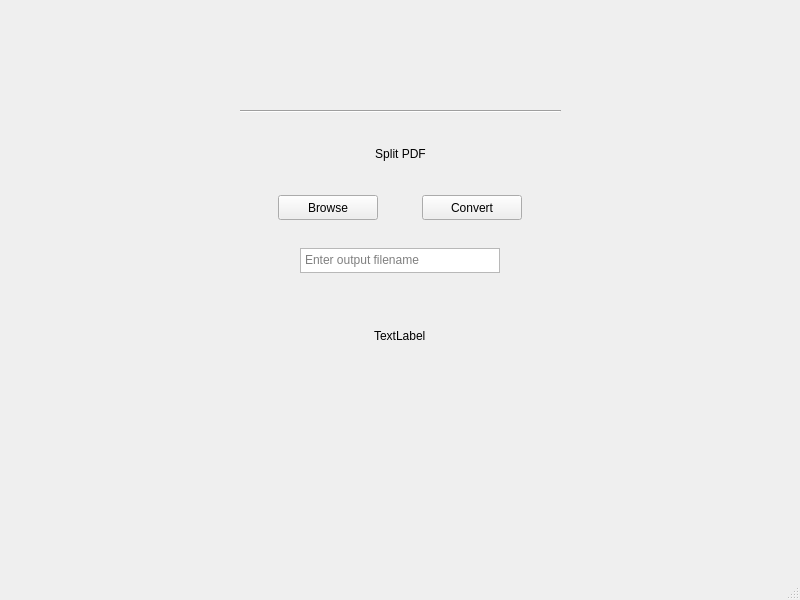
<?xml version="1.0" encoding="UTF-8"?>
<ui version="4.0">
 <class>Converter</class>
 <widget class="QMainWindow" name="Converter">
  <property name="geometry">
   <rect>
    <x>0</x>
    <y>0</y>
    <width>800</width>
    <height>600</height>
   </rect>
  </property>
  <property name="windowTitle">
   <string>MainWindow</string>
  </property>
  <widget class="QWidget" name="centralwidget">
   <widget class="QWidget" name="verticalLayoutWidget_2">
    <property name="geometry">
     <rect>
      <x>240</x>
      <y>110</y>
      <width>321</width>
      <height>261</height>
     </rect>
    </property>
    <layout class="QVBoxLayout" name="verticalLayout_2">
     <item>
      <widget class="Line" name="line">
       <property name="orientation">
        <enum>Qt::Horizontal</enum>
       </property>
      </widget>
     </item>
     <item alignment="Qt::AlignVCenter">
      <widget class="QLabel" name="label">
       <property name="text">
        <string>Split PDF</string>
       </property>
       <property name="alignment">
        <set>Qt::AlignHCenter|Qt::AlignTop</set>
       </property>
      </widget>
     </item>
     <item>
      <layout class="QHBoxLayout" name="horizontalLayout">
       <item>
        <widget class="QPushButton" name="pb_browse">
         <property name="minimumSize">
          <size>
           <width>100</width>
           <height>25</height>
          </size>
         </property>
         <property name="maximumSize">
          <size>
           <width>100</width>
           <height>25</height>
          </size>
         </property>
         <property name="text">
          <string>Browse</string>
         </property>
        </widget>
       </item>
       <item>
        <widget class="QPushButton" name="pb_convert">
         <property name="minimumSize">
          <size>
           <width>100</width>
           <height>25</height>
          </size>
         </property>
         <property name="maximumSize">
          <size>
           <width>100</width>
           <height>25</height>
          </size>
         </property>
         <property name="text">
          <string>Convert</string>
         </property>
        </widget>
       </item>
      </layout>
     </item>
     <item alignment="Qt::AlignHCenter|Qt::AlignVCenter">
      <widget class="QPlainTextEdit" name="plainTextEdit">
       <property name="maximumSize">
        <size>
         <width>200</width>
         <height>25</height>
        </size>
       </property>
       <property name="verticalScrollBarPolicy">
        <enum>Qt::ScrollBarAlwaysOff</enum>
       </property>
       <property name="horizontalScrollBarPolicy">
        <enum>Qt::ScrollBarAlwaysOff</enum>
       </property>
       <property name="placeholderText">
        <string>Enter output filename</string>
       </property>
      </widget>
     </item>
     <item alignment="Qt::AlignHCenter|Qt::AlignVCenter">
      <widget class="QLabel" name="lb_work_done">
       <property name="text">
        <string>TextLabel</string>
       </property>
      </widget>
     </item>
    </layout>
   </widget>
  </widget>
  <widget class="QMenuBar" name="menubar">
   <property name="geometry">
    <rect>
     <x>0</x>
     <y>0</y>
     <width>800</width>
     <height>22</height>
    </rect>
   </property>
  </widget>
  <widget class="QStatusBar" name="statusbar"/>
 </widget>
 <resources/>
 <connections/>
</ui>
